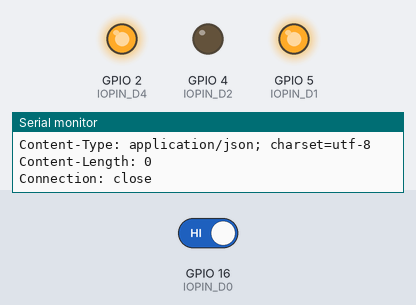
The program below on a simulated ESP8266 (NodeMCU). Parts: output pins drawn as LEDs (lit = HIGH), the last lines printed to the serial monitor. The test bench sets the inputs (shaded band); at power-on: GPIO 16 (IOPIN_D0) HIGH. WiFi joins after 1.5 s; servers stay silent unless stated; uploads are accepted with an empty reply.

Above: at 2.7 s.
2.8 s: GPIO 16 (IOPIN_D0) driven LOW
At 3.3 s:
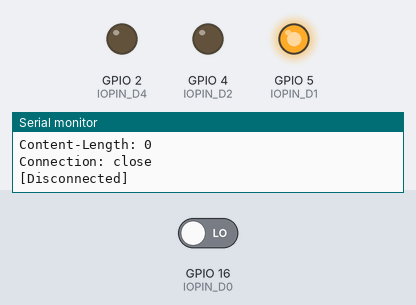
4.4 s: GPIO 16 (IOPIN_D0) driven HIGH
At 5.8 s:
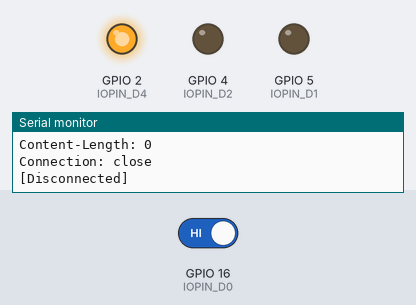
Timing chart, 0 to 7.4 s (numbered marks = the images above; inputs shaded):
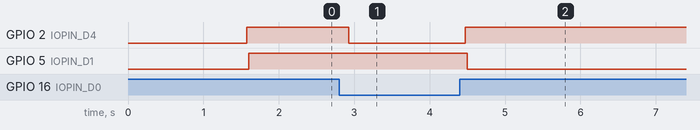

The program:

main.cpp
```cpp
#include <Arduino.h>
#include "pins.h"
#include "wifi.h"


int buttonState = LOW;
bool isButtonPressed = false;
bool prevButtonState = isButtonPressed;

bool toggleRelay = false;

enum class States {
    Idle,
    ButtonPressed,
    LedOn, LedOff,
    RelayOn, RelayOff,
    MainSwitchOn, MainSwitchOFF,
    HTTPRequest
};

/// Hauptstatus
States currentState = States::MainSwitchOn;

#pragma clang diagnostic push
#pragma ide diagnostic ignored "OCUnusedGlobalDeclarationInspection"
void setup() {
    // Power - ON über den Mosfet!

    // NodeMCU schaltet sich selbst ein
    // P-Channel LOW - Source -> Drain  (ON)
    // N-Channel HIGH - Source -> Drain (ON)
    pinMode(pinMainSwitchPMosfet, OUTPUT);
    digitalWrite(pinMainSwitchPMosfet, LOW);

    // Setup Pins
    pinMode(pinButton, INPUT);
    pinMode(pinNMosfet, OUTPUT);
    pinMode(pinLed, OUTPUT);

    digitalWrite(pinNMosfet, LOW);
    digitalWrite(pinLed, LOW);

    // Setup Serial
    Serial.begin(115200);
    delay(10);

    // Setup WIFI
    setupWIFI(ssid, password);
}
#pragma clang diagnostic pop

int switchCounter = 0;

#pragma clang diagnostic push
#pragma ide diagnostic ignored "OCUnusedGlobalDeclarationInspection"
void loop() {
    buttonState = digitalRead(pinButton) == HIGH;

    // debounce Button
    delay(30);
    if(digitalRead(pinButton) == buttonState) {
        isButtonPressed = buttonState == HIGH;
    }

    // Button changed
    if(prevButtonState != isButtonPressed) {
        prevButtonState = isButtonPressed;

        currentState = isButtonPressed ? States::ButtonPressed : States::LedOff;
    }

    switch(currentState){
        case States::ButtonPressed:
            currentState = States::LedOn;
            break;

        case States::LedOn:
            digitalWrite(pinLed, HIGH);  // Turn the LED on by making the voltage HIGH

            toggleRelay = !toggleRelay;
            currentState = toggleRelay ? States::RelayOn : States::RelayOff;

            switchCounter++;
            if(switchCounter > 5) {
                currentState = States::MainSwitchOFF;
            }

            break;

        case States::LedOff:
            digitalWrite(pinLed, LOW);  // Turn the LED off by making the voltage LOW
            currentState = States::MainSwitchOn;
            break;

        case States::RelayOn:
            // Serial.println("State: RelayOn");

            //digitalWrite(pinMainSwitchPMosfet, HIGH);
            digitalWrite(pinNMosfet, HIGH);
            currentState = States::HTTPRequest;
            break;

        case States::RelayOff:
            //digitalWrite(pinMainSwitchPMosfet, LOW);
            digitalWrite(pinNMosfet, LOW);
            currentState = States::Idle;
            break;

        case States::MainSwitchOn:
            digitalWrite(pinMainSwitchPMosfet, LOW);
            currentState = States::Idle;
            break;

        case States::MainSwitchOFF:
            digitalWrite(pinMainSwitchPMosfet, HIGH);
            switchCounter = 0;
            currentState = States::Idle;
            break;

        case States::HTTPRequest:
            sendGetRequest(host,url,port);
            currentState = States::Idle;
            break;

        case States::Idle :
            yield();
    }

    yield();
}

#pragma clang diagnostic pop
```

wifi.h
```cpp
//
// Created by Mike Mitterer on 18.02.17.
//

#ifndef ESP8266_TEST1_WIFI_H_H
#define ESP8266_TEST1_WIFI_H_H

#include <Arduino.h>
#include <ESP8266WiFi.h>

// -- Passwords are invalid (2017-03-03)
const String ssid = "MikeMitterer-LS";
const String password = "q#83uouUhqCuhz";

//const String ssid = "MikeMitterer-TPL";
//const String password = "q083XruIh#hMfz";

const String host = "192.168.0.42";
const String url = "/api/dash/v1/hello";
const uint16_t port = 8080;

void setupWIFI(const String& ssid, const String& pw) {
    // Explicitly set the ESP8266 to be a WiFi-client, otherwise, it by default,
    // would try to act as both a client and an access-point and could cause
    // network-issues with your other WiFi-devices on your WiFi-network.
    WiFi.mode(WIFI_STA);
    WiFi.begin(ssid.c_str(), pw.c_str());

    while (WiFi.status() != WL_CONNECTED) {
        delay(500);
        Serial.print(".");
    }

    Serial.println("");
    Serial.println("WiFi connected!");
    Serial.println("IP address: ");
    Serial.println(WiFi.localIP());
}

/// Sendet den Request
/// Sample:
///     https://github.com/esp8266/Arduino/blob/master/doc/esp8266wifi/client-examples.md
///
void sendGetRequest(const String& host, const String& url, const uint16_t port) {
    // Use WiFiClient class to create TCP connections
    WiFiClient client;
    if (!client.connect(host.c_str(), port)) {
        Serial.println("connection failed");
        return;
    }

    Serial.print("Requesting URL: ");
    Serial.println(url);

    // This will send the request to the server
    client.print(String("GET ") + url + " HTTP/1.1\r\n" +
                 "Host: " + host + "\r\n" +
                 "Connection: close\r\n\r\n");

    unsigned long timeout = millis();
    while (client.available() == 0) {
        if (millis() - timeout > 5000) {
            Serial.println(">>> Client Timeout !");
            client.stop();
            return;
        }
    }

    // Read all the lines of the reply from server and print them to Serial
    while(client.available()){
        String line = client.readStringUntil('\r');
        Serial.print(line);
    }

    client.stop();
    Serial.println("\n[Disconnected]");
}


#endif //ESP8266_TEST1_WIFI_H_H
```

pins.h
```cpp
//
// Created by Mike Mitterer on 18.02.17.
//

#ifndef ESP8266_TEST1_PINS_H
#define ESP8266_TEST1_PINS_H

static const uint8_t IOPIN_D0   = 16;
static const uint8_t IOPIN_D1   = 5;
static const uint8_t IOPIN_D2   = 4;

//static const uint8_t IOPIN_D3   = 0;

static const uint8_t IOPIN_D4   = 2;
//static const uint8_t IOPIN_D5   = 14;
//static const uint8_t IOPIN_D6   = 12;
//static const uint8_t IOPIN_D7   = 13;
//static const uint8_t IOPIN_D8   = 15;
//static const uint8_t IOPIN_D9   = 3;
//static const uint8_t IOPIN_D10  = 1;

const uint8_t pinButton = IOPIN_D0;
const uint8_t pinNMosfet = IOPIN_D1;
const uint8_t pinMainSwitchPMosfet = IOPIN_D2;
const uint8_t pinLed = IOPIN_D4;

#endif //ESP8266_TEST1_PINS_H
```

Measured:
- after the input at 2.8 s, GPIO 2 (IOPIN_D4): HIGH → LOW after 0.13 s
- after the input at 4.4 s, GPIO 2 (IOPIN_D4): LOW → HIGH after 0.07 s; GPIO 5 (IOPIN_D1): HIGH → LOW after 0.10 s
